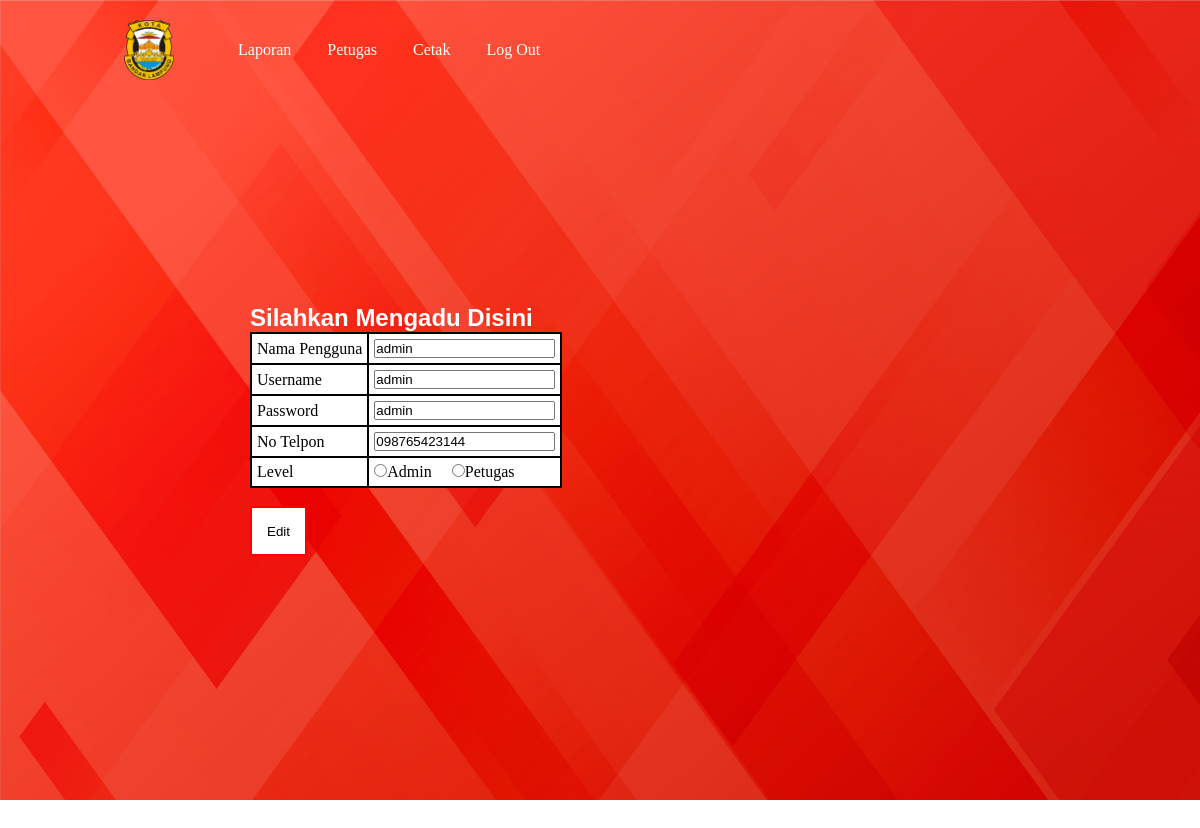
The page /admin/editpetugas.php?id=1 on the database its author committed.
### tables this page shows
CREATE TABLE `petugas` (
  `id_petugas` int(11) NOT NULL,
  `nama_petugas` varchar(50) DEFAULT NULL,
  `username` varchar(25) DEFAULT NULL,
  `password` varchar(25) DEFAULT NULL,
  `telp` varchar(13) DEFAULT NULL,
  `level` enum('admin','petugas') DEFAULT NULL
);

### admin/editpetugas.php (the view, shortened to what this page needs)
<?php
include '../koneksi.php';
$id = $_GET["id"];
$qry = mysqli_query($conn, "SELECT * FROM petugas Where id_petugas = '$id'");
$data = mysqli_fetch_assoc($qry);
?>
<!DOCTYPE html>
<html lang="en">
<head>
    <link rel="stylesheet" href="style.css">
</head>
<body>
<?php
    include "header.php";
    ?>
    <img class="gambar" src="../img/bg4.jpg" width="100%">
    <form action="" method="post">
        <div class="tes">
            <h2>Silahkan Mengadu Disini</h2>
        <table>
            <tr>
                <td>Nama Pengguna</td>
                <td><input type="text" name="nama" value="<?= $data['nama_petugas']?>" required="required" ></td>
            </tr>
            <tr>
                <td>Username</td>
                <td><input type="text" name="username" value="<?= $data['username']?>" required="required"></td>
            </tr>
            <tr>
                <td>Password</td>
                <td><input type="text" name="password" value="<?= $data['password']?>" required="required"></td>
            </tr>
            <tr>
                <td>No Telpon</td>
                <td><input type="text" name="tlp" maxlength="13" minlength="12" value="<?= $data['telp']?>" required="required" ></td>
            </tr>
            <tr>
                <td>Level</td>
                <td><input type="radio" name="level" value="admin">Admin &nbsp;&nbsp;&nbsp;  <input type="radio" name="level" value="petugas">Petugas</td>
            </tr>
        </table>
        <br>
        <button class="btn" type="submit" name="simpan">Edit</button>
        </div>
    </form>
</body>
</html>

### admin/style.css (style rules this page uses)
*,html, body { margin: 0; padding: 0; }
.gambar { position: relative; top: -100px; height: 100vh; }
.tes { position: absolute; margin-top: -600px; margin-left: auto; margin-right: auto; margin-left: 250px; }
table { border-collapse: collapse; background-color: white; }
table tr td,th { border : 2px solid black; padding:5px; }
.btn { background-color: #ffffff; color: black; border: 2px solid #FF0000; padding-left: 15px; padding-right: 15px; height: 50px; }

### admin/header.css (style rules this page uses)
*,html, body { margin: 0; padding: 0; }

### admin/editpetugas.php (style rules this page uses)
.tes { margin-top:-600px !important; }
h2 { color:white; font-family:arial; }

### rows shown on the page
petugas: nama "admin", username "admin", password "admin", tlp "098765423144"
